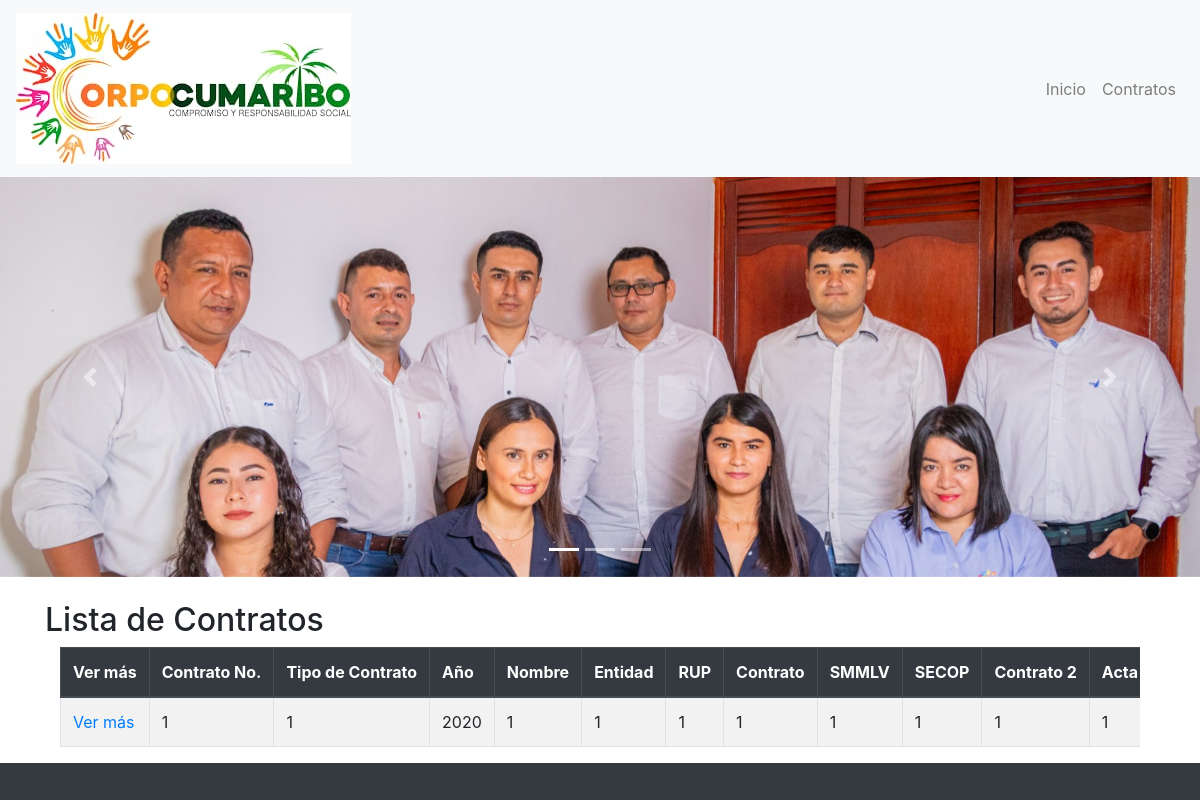
Page /contratos on the committed database.
### contratos/models.py (models this page shows, shortened)
class Contrato(models.Model):
    ANO = models.CharField(max_length=4, blank=True, null=True)  # cambiado a CharField
    contrato_no = models.CharField(max_length=100, blank=True, null=True)
    tipo_de_contrato = models.CharField(max_length=100, blank=True, null=True)
    nombre = models.CharField(max_length=255, blank=True, null=True)
    entidad = models.CharField(max_length=255, blank=True, null=True)
    rup = models.CharField(max_length=100, blank=True, null=True)
    contrato = models.CharField(max_length=100, blank=True, null=True)
    smmlv = models.CharField(max_length=20, blank=True, null=True)
    secop = models.CharField(max_length=100, blank=True, null=True)
    contrato2 = models.CharField(max_length=100, blank=True, null=True)
    acta_inicial = models.CharField(max_length=100, blank=True, null=True)
    acta_final = models.CharField(max_length=100, blank=True, null=True)
    objeto = models.TextField(blank=True, null=True)
    fecha_inicio = models.CharField(max_length=100, blank=True, null=True)
    fecha_final = models.CharField(max_length=100, blank=True, null=True)
    valor = models.CharField(max_length=20, blank=True, null=True)
    smmlv3 = models.CharField(max_length=20, blank=True, null=True)
    adicion = models.CharField(max_length=20, blank=True, null=True)
    part_porc = models.CharField(max_length=10, blank=True, null=True, verbose_name="Part. %")
    valor_total = models.CharField(max_length=20, blank=True, null=True)
    smmlv4 = models.CharField(max_length=20, blank=True, null=True)
    is_visible = models.BooleanField(default=True)
    created = models.DateTimeField(auto_now_add=True)
    class Meta:
        verbose_name = "Contrato"
        verbose_name_plural = "Contratos"
        ordering = ['-ANO']

### contratos/views.py (the view)
# urls.py: path('contratos', lista_contratos, name='contratos'),
def lista_contratos(request):
    contratos = Contrato.objects.filter(is_visible=True)
    return render(request, 'contratos.html', {'contratos': contratos})

### templates/contratos.html (shortened to what this page needs)
{% extends 'base.html' %}
{% block content %}
<h2>Lista de Contratos</h2>
<div class="container">
    <div class="table-responsive" style="overflow-x: scroll; white-space: nowrap;">
        <table class="table table-bordered table-striped" style="min-width: 1500px;">
            <thead class="thead-dark">
                <tr>
                    <th>Ver más</th>
                    <th>Contrato No.</th>
                    <th>Tipo de Contrato</th>
                    <th>Año</th>
                    <th>Nombre</th>
                    <th>Entidad</th>
                    <th>RUP</th>
                    <th>Contrato</th>
                    <th>SMMLV</th>
                    <th>SECOP</th>
                    <th>Contrato 2</th>
                    <th>Acta Final</th>
                </tr>
            </thead>
            <tbody>
                {% for contrato in contratos %}
                <tr>
                    <td><a href="{% url 'detalle_contrato' contrato.id %}">Ver más</a></td>
                    <td>{{ contrato.contrato_no }}</td>
                    <td>{{ contrato.tipo_de_contrato }}</td>
                    <td>{{ contrato.ANO }}</td>
                    <td>{{ contrato.nombre }}</td>
                    <td>{{ contrato.entidad }}</td>
                    <td>{{ contrato.rup }}</td>
                    <td>{{ contrato.contrato }}</td>
                    <td>{{ contrato.smmlv }}</td>
                    <td>{{ contrato.secop }}</td>
                    <td>{{ contrato.contrato2 }}</td>
                    <td>{{ contrato.acta_final }}</td>
                </tr>
                {% endfor %}
            </tbody>
        </table>
    </div>
</div>
{% endblock %}

### templates/base.html (style rules this page uses)
html, body { height: 100%; }
body { display: flex; flex-direction: column; }

### rows in the picture
Contrato: contrato_no "1", tipo_de_contrato "1", ANO "2020", nombre "1", entidad "1", rup "1", contrato "1", smmlv "1", secop "1", contrato2 "1", acta_final "1"
